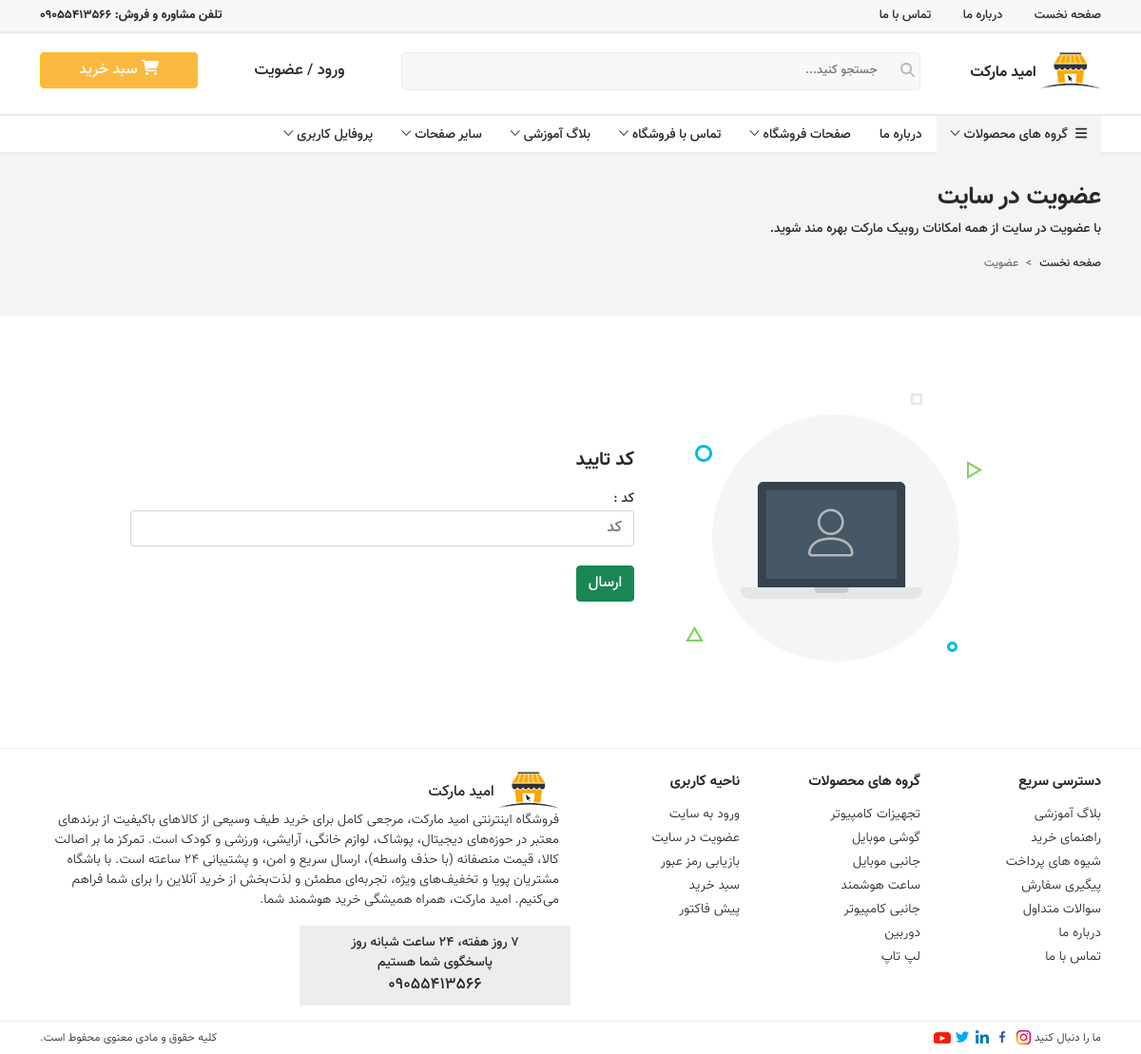
The app's page /accounts/otp/ with its own data.
### home/models.py (models this page shows, shortened)
class About_the_store(models.Model):
    description = models.TextField(null=True, blank=True, verbose_name='توضیح')
    short_description = models.TextField(null=True, blank=True, verbose_name='توضیح کوتاه')
    phone = models.CharField(max_length=11, null=True, blank=True, verbose_name='شماره تلفن')
    map_address = models.URLField(blank=True, null=True, verbose_name='آدرس نقشه')
    address = models.CharField(max_length=20, null=True, blank=True, verbose_name='آدرس')
    email = models.CharField(null=True, blank=True, verbose_name='ایمیل')
    class Meta:
        verbose_name = 'اطلاعات درباره فروشگاه'
        verbose_name_plural = 'اطلاعات های درباره فروشگاه'

### accounts/views.py (the view, shortened to what this page needs)
# urls.py: path('otp/', views.Check_Otp.as_view(), name='otp'),
class Check_Otp(FormView):
    template_name = 'accounts/check_otp.html'
    form_class = CheckOtpForm
    success_url = reverse_lazy('home:home')

### accounts/forms.py
class CheckOtpForm(forms.Form):
    code = forms.CharField(max_length=255, widget=forms.TextInput(attrs={
        'class': 'form-control', 'name': 'code', 'id': 'code', 'placeholder': 'کد'
    }), validators=[validators.MaxLengthValidator(4)])

### context_processors/context_processors.py (called while the page is built)
def show_about_site(request):
    about = About_the_store.objects.first()
    return {'about': about}

def menu_categories(request):
    top = (Category.objects.filter(related_categories__isnull=True).prefetch_related('categories__categories'))
    return {'menu_categories': top}

### accounts/templates/accounts/check_otp.html (shortened to what this page needs)
{% extends 'base.html' %}
{% load static %}
{% block content %}
    <section class="inner-page" id="contact-page">
        <div class="container-fluid" id="page-hero">
            <div class="row">
                <div class="col-12">
                    <div class="container">
                        <div class="row">
                            <div class="col-12 px-0">
                                <h1>عضویت در سایت</h1>
                                <p>با عضویت در سایت از همه امکانات روبیک مارکت بهره مند شوید.</p>
                                <nav aria-label="breadcrumb">
                                    <ol class="breadcrumb">
                                        <li class="breadcrumb-item"><a href="{% url 'home:home' %}">صفحه نخست</a></li>
                                        <li class="breadcrumb-item active" aria-current="page">عضویت</li>
                                    </ol>
                                </nav>
                            </div>
                        </div>
                    </div>
                </div>
            </div>
        </div>
        <div class="container py-2 py-md-5">
            <div class="row">
                <div class="col-12 col-sm-10 offset-sm-1">
                    <div class="content">
                        <form method="post">
                            <div class="row">
                                <div class="col-12 col-lg-5 text-center">
                                    <img src="{% static 'images/login.png' %}" alt="">
                                </div>
                                <div class="col-12 col-lg-7 pt-5 pt-md-0 align-self-center">
                                    <div class="title">کد تایید</div>
                                    <div class="form-group">
                                        <label for="username">کد :</label>
                                        {{ form.code }}
                                    </div>
                                    <div class="form-group">
                                        <a href=""><input type="submit" value="ارسال"
                                                          class="btn btn-success"></a>
                                    </div>
                                </div>
                            </div>
                        </form>
                    </div>
                </div>
            </div>
        </div>
    </section>
{% endblock %}

### templates/includes/header.html (shortened to what this page needs)
{% load static %}
<section id="header">
    <div id="encode4325436">
        <div class="container">
            <div class="row">
                <div class="col-8 d-none d-md-block">
                    <ul>
                        <li><a href="{% url 'home:home' %}">صفحه نخست</a></li>
                        <li><a href="{% url 'home:about' %}">درباره ما</a></li>
                        <li><a href="{% url 'home:contact' %}">تماس با ما</a></li>
                    </ul>
                </div>
                <div class="col-12 col-md-4 text-center text-md-end" id="top-encode43vfbb65gtabfb">
                    <span>تلفن مشاوره و فروش: {{ about.phone }}</span>
                </div>
            </div>
        </div>
    </div>
    <div id="encode43254bvfb">
        <div class="container pt-1">
            <div class="row py-3 align-content-center">
                <div class="col-12 col-md-3 col-xl-2 text-center text-md-start pb-2" id="encode4326523bvfb">
                    <a href="{% url 'home:home' %}">
                        <img src="{% static 'images/logo.png' %}" alt="logo.png"> امید مارکت
                    </a>
                </div>
                <div class="col-12 col-md-5 col-xl-6">
                    <div id="search-bar">
                        <form method="get" action="{% url 'products:search' %}">
                            <i class="fa fa-search"></i>
                            <input type="text" name="q" autocomplete="on" placeholder="جستجو کنید...">
                        </form>
                    </div>
                </div>
                <div class="col-12 col-md-4">
                    <div class="row">
                        <div class="col-12 col-md-7 col-lg-6 text-center" id="btn-login-register">
                            {% if request.user.is_authenticated %}
                                <a class="text-danger" href="{% url 'accounts:logout' %}">خروج از احساب</a>
                            {% else %}
                                <a href="{% url 'accounts:login' %}">ورود</a> /
                                <a href="{% url 'accounts:register' %}">عضویت</a>
                            {% endif %}
                        </div>
                        <div class="col-12 col-md-5 col-lg-6">
                            <a href="{% url 'cart:cart_detail' %}">
                                <div class="btn btn-warning w-100"><i class="fa fa-shopping-cart"></i>&nbsp;<span
                                        class="d-md-none d-lg-inline-block">سبد خرید</span>
                                </div>
                            </a>
                        </div>
                    </div>
                </div>
            </div>
        </div>
    </div>
    <div id="main-nav">
        <div class="container">
            <div class="row">
                <div class="col-12">
                    <div class="droopmenu-navbar dmarrow-down droopmenu-horizontal dmpos-top dmfade">
                        <div class="droopmenu-inner">
                            <div class="droopmenu-nav">
                                <div class="droopmenu-nav-wrap">
                                    <div class="droopmenu-navi">
                                        <ul class="droopmenu">
                                            <li class="droopmenu-parent" aria-haspopup="true">
                                                <a href="#" aria-expanded="false"><i class="fa fa-bars"></i>&nbsp;&nbsp;گروه
                                                    های محصولات<em class="droopmenu-topanim"></em></a>
                                            </li>
                                            <li><a href="{% url 'home:about' %}">درباره ما</a></li>
                                            <li class="droopmenu-parent" aria-haspopup="true">
                                                <a href="{% url 'products:product' %}" aria-expanded="false">صفحات
                                                    فروشگاه</a>
                                            </li>
                                            <li class="droopmenu-parent" aria-haspopup="true">
                                                <a href="{% url 'home:contact' %}" aria-expanded="false">تماس با فروشگاه</a>
                                            </li>
                                            <li class="droopmenu-parent" aria-haspopup="true">
                                                <a href="blog.html" aria-expanded="false">بلاگ آموزشی</a>
                                            </li>
                                            <li class="droopmenu-parent" aria-haspopup="true">
                                                <a href="#" aria-expanded="false">سایر صفحات</a>
                                            </li>
                                            <li class="droopmenu-parent" aria-haspopup="true">
                                                <a href="profile/personal-info.html" aria-expanded="false">پروفایل
                                                    کاربری<em class="droopmenu-topanim"></em></a>
                                            </li>
                                        </ul>
                                    </div>
                                </div>
                            </div>
                        </div>
                    </div>
                </div>
            </div>
        </div>
    </div>
</section>

### templates/includes/footer.html (shortened to what this page needs)
{% load static %}
<section class="pt-4 pb-3" id="footer">
    <div class="container">
        <div class="row">
            <div class="col-6 col-sm-4 col-lg-2">
                <div class="title">دسترسی سریع</div>
                <ul>
                    <li><a href="blog.html">بلاگ آموزشی</a></li>
                    <li><a href="{% url 'home:faq' %}">راهنمای خرید</a></li>
                    <li><a href="{% url 'home:faq' %}">شیوه های پرداخت</a></li>
                    <li><a href="{% url 'home:contact' %}">پیگیری سفارش</a></li>
                    <li><a href="{% url 'home:faq' %}">سوالات متداول</a></li>
                    <li><a href="{% url 'home:about' %}">درباره ما</a></li>
                    <li><a href="{% url 'home:contact' %}">تماس با ما</a></li>
                </ul>
            </div>
            <div class="col-6 col-sm-4 col-lg-2">
                <div class="title">گروه های محصولات</div>
                <ul>
                    <li><a href="products.html">تجهیزات کامپیوتر</a></li>
                    <li><a href="products.html">گوشی موبایل</a></li>
                    <li><a href="products.html">جانبی موبایل</a></li>
                    <li><a href="products.html">ساعت هوشمند</a></li>
                    <li><a href="products.html">جانبی کامپیوتر</a></li>
                    <li><a href="products.html">دوربین</a></li>
                    <li><a href="products.html">لپ تاپ</a></li>
                </ul>
            </div>
            <div class="col-6 col-sm-4 col-lg-2 d-none d-sm-inline-block">
                <div class="title">ناحیه کاربری</div>
                <ul>
                    <li><a href="login.html">ورود به سایت</a></li>
                    <li><a href="register.html">عضویت در سایت</a></li>
                    <li><a href="reset-password.html">بازیابی رمز عبور</a></li>
                    <li><a href="cart.html">سبد خرید</a></li>
                    <li><a href="checkout.html">پیش فاکتور</a></li>
                </ul>
            </div>
            <div class="col-12 col-md-12 col-lg-6">
                <img src="{% static 'images/logo.png' %}" alt=""> امید مارکت
                <p>{{ about.short_description }}</p>
                <div class="row">
                    <div class="col-12 col-md-6 text-center p-2" id="encode43vfbb65gtabfb">
                        <div>7 روز هفته، 24 ساعت شبانه روز</div>
                        <div>پاسخگوی شما هستیم</div>
                        <div>{{ about.phone }}</div>
                    </div>
                    <div class="col-12 col-md-6 pt-2 pt-md-0" id="encode43vfbbbfb">
                        <div class="row">
                            <div class="col-4 text-center">
                            </div>
                            <div class="col-4 text-center">
                            </div>
                            <div class="col-4 text-center">
                            </div>
                        </div>
                    </div>
                </div>
            </div>
        </div>
    </div>
</section>
<section class="py-2" id="copyright">
    <div class="container">
        <div class="row">
            <div class="col-12 col-sm-6" id="social-links">
                <span>ما را دنبال کنید</span>
                <a href="#"><img src="{% static 'images/social/insta.png' %}" alt="insta.png"></a>
                <a href="#"><img src="{% static 'images/social/facebook.png' %}" alt="facebook.png"></a>
                <a href="#"><img src="{% static 'images/social/linkedin.png' %}" alt="linkedin.png"></a>
                <a href="#"><img src="{% static 'images/social/twitter.png' %}" alt="twitter.png"></a>
                <a href="#"><img src="{% static 'images/social/youtube.png' %}" alt="youtube.png"></a>
            </div>
            <div class="col-12 col-sm-6 text-sm-end pt-2 pt-sm-0">
                <span>کلیه حقوق و مادی معنوی محفوط است.</span>
            </div>
        </div>
    </div>
</section>

### static/css/droopmenu.css (style rules this page uses)
.droopmenu-navbar, .droopmenu > li { position: relative; }
.droopmenu .droopmenu-tabheader:after, .droopmenu .droopmenu-tabnav:after, .droopmenu-inner:after, .droopmenu-row:after, .droopmenu-tabs.droopmenu-tabs-vertical:after, .droopmenu:after { clear: both }
.droopmenu-navbar, .droopmenu-navbar * { -webkit-box-sizing: border-box; -moz-box-sizing: border-box; box-sizing: border-box; padding: 0; margin: 0 }
.droopmenu-navbar { color: #898989; font-size: 15px; line-height: 1.6; z-index: 999 }
.droopmenu-navbar a { text-decoration: none; background-color: transparent; cursor: pointer }
.droopmenu-boxed, .droopmenu-inner { max-width: 100%; position: relative; margin: 0 auto; z-index: 10 }
.droopmenu { float: right }
.droopmenu, .droopmenu li { margin: 0; list-style: none }
.droopmenu > li { font-size: 14px; font-weight: 400; float: right; }
.droopmenu > li:first-child { background-color: #f4f4f4; min-height: 38px; }
.droopmenu > li > a, .droopmenu > li > span { color: #71818C; display: block; text-transform: uppercase; -webkit-transition: all .2s ease; -moz-transition: all .2s ease; transition: all .2s ease; padding: 0 15px }
.dm-nav-brand a, .droopmenu-brand, .droopmenu > li > a, .droopmenu > li > span { line-height: 40px; height: 40px; }
.droopmenu-inner:after, .droopmenu-inner:before, .droopmenu-row:after, .droopmenu-row:before, .droopmenu:after, .droopmenu:before { content: ""; display: table }
@media only screen and (min-width: 768px) { .droopmenu li > ul, .droopmenu-nav { display: block !important } }

### static/css/highlight.css (style rules this page uses)
.droopmenu > li > a, .droopmenu > li > span { color: #282828; }

### records on screen
About_the_store: phone "09055413566", short_description "فروشگاه اینترنتی امید مارکت، مرجعی کامل برای خرید طیف وسیعی از کالاهای باکیفیت از برندهای معتبر در حوزه‌های دیجیتال، پوشاک، لوازم خانگی، آرایشی، ورزشی و کودک است. تمرکز ما بر اصالت کالا، قیمت منصفانه (با حذف واسطه)، ارسال سریع و امن، و پشتیبانی ۲۴ ساعته است. با باشگاه مشتریان پویا و تخفیف‌های ویژه، تجربه‌ای مطمئن و لذت‌بخش از خرید آنلاین را برای شما فراهم می‌کنیم. امید مارکت، همراه همیشگی خرید هوشمند شما."
